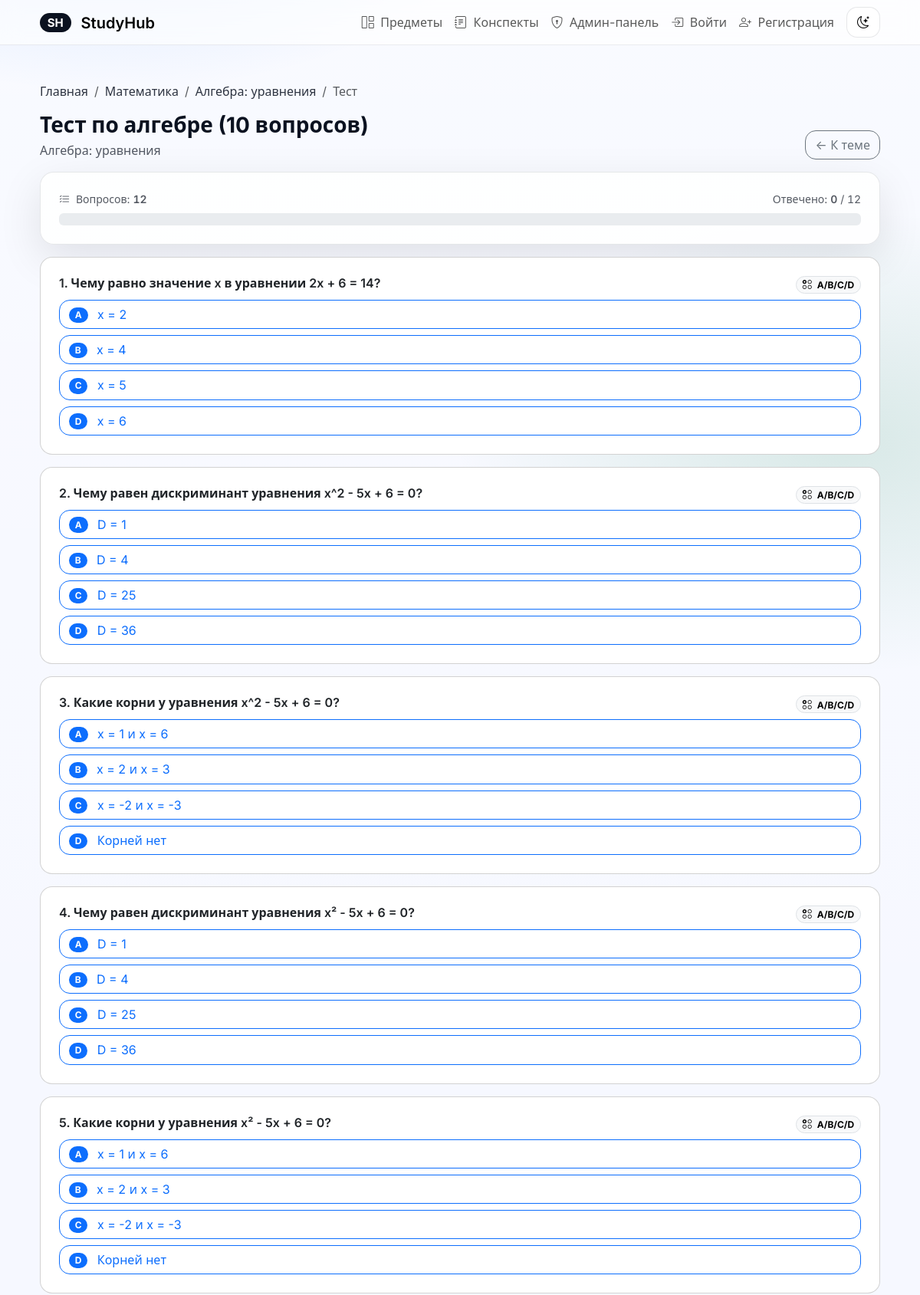
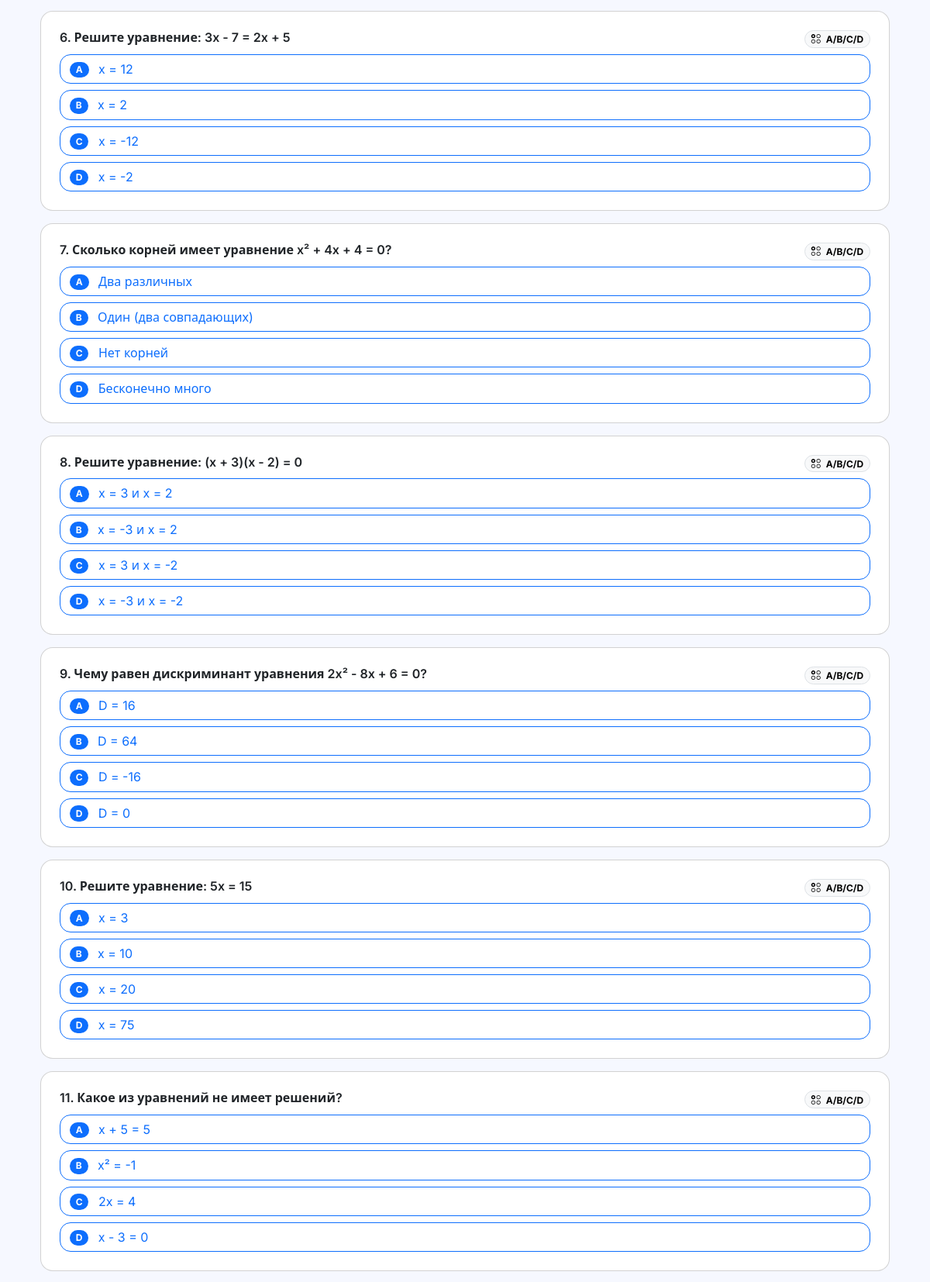
Page /test/1/ (upper part) on the committed database (2 pictures, top to bottom).
### core/models.py (models this page shows, shortened)
class Test(models.Model):
    topic = models.ForeignKey(Topic, on_delete=models.CASCADE, related_name='tests')
    title = models.CharField(max_length=200)
    class Meta:
        constraints = [
            models.UniqueConstraint(fields=['topic'], name='unique_test_per_topic'),
        ]
        ordering = ['topic__subject__name', 'topic__name']
        verbose_name = 'Тест'
        verbose_name_plural = 'Тесты'

class Topic(models.Model):
    subject = models.ForeignKey(Subject, on_delete=models.CASCADE, related_name='topics')
    name = models.CharField(max_length=200)
    description = models.TextField(blank=True)
    class Meta:
        ordering = ['subject__name', 'name']
        verbose_name = 'Тема'
        verbose_name_plural = 'Темы'

class Subject(models.Model):
    name = models.CharField(max_length=200, verbose_name='Название')
    image = models.ImageField(upload_to='subjects/', blank=True, null=True, verbose_name='Изображение')
    description = models.TextField(blank=True, verbose_name='Описание')
    class Meta:
        ordering = ['name']
        verbose_name = 'Предмет'
        verbose_name_plural = 'Предметы'

class Question(models.Model):
    ANSWER_A = 'A'
    ANSWER_B = 'B'
    ANSWER_C = 'C'
    ANSWER_D = 'D'
    ANSWER_CHOICES = [
        (ANSWER_A, 'A'),
        (ANSWER_B, 'B'),
        (ANSWER_C, 'C'),
        (ANSWER_D, 'D'),
    ]
    test = models.ForeignKey(Test, on_delete=models.CASCADE, related_name='questions')
    text = models.TextField()
    option_a = models.CharField(max_length=255)
    option_b = models.CharField(max_length=255)
    option_c = models.CharField(max_length=255)
    option_d = models.CharField(max_length=255)
    correct_answer = models.CharField(max_length=1, choices=ANSWER_CHOICES)
    explanation = models.TextField(blank=True)
    class Meta:
        ordering = ['id']
        verbose_name = 'Вопрос'
        verbose_name_plural = 'Вопросы'

### core/views.py (the view, shortened to what this page needs)
# urls.py: path('test/<int:id>/', views.test_take, name='test_take'),
def test_take(request: HttpRequest, id: int) -> HttpResponse:
    test = get_object_or_404(
        Test.objects.select_related('topic', 'topic__subject').prefetch_related('questions'),
        pk=id,
    )
    questions = list(test.questions.all())
    return render(request, 'core/test_take.html', {'test': test, 'questions': questions})

### templates/core/test_take.html (shortened to what this page needs)
{% extends "base.html" %}
{% block content %}
  <nav aria-label="breadcrumb" class="mb-3">
    <ol class="breadcrumb mb-0">
      <li class="breadcrumb-item"><a href="{% url 'home' %}">Главная</a></li>
      <li class="breadcrumb-item"><a href="{% url 'subject_detail' test.topic.subject.id %}">{{ test.topic.subject.name }}</a></li>
      <li class="breadcrumb-item"><a href="{% url 'topic_detail' test.topic.id %}">{{ test.topic.name }}</a></li>
      <li class="breadcrumb-item active" aria-current="page">Тест</li>
    </ol>
  </nav>
  <div class="d-flex flex-wrap justify-content-between align-items-end gap-3 mb-3">
    <div>
      <h1 class="h3 fw-bold mb-1">{{ test.title }}</h1>
      <div class="sh-muted">{{ test.topic.name }}</div>
    </div>
    <a class="btn btn-outline-secondary" href="{% url 'topic_detail' test.topic.id %}">← К теме</a>
  </div>
  {% if questions %}
    <div class="sh-glass sh-card p-3 p-lg-4 mb-3" id="testMeta" data-total="{{ questions|length }}">
      <div class="d-flex flex-wrap justify-content-between align-items-center gap-2">
        <div class="small sh-muted">
          <i class="bi bi-list-check me-1"></i>
          Вопросов: <span class="fw-semibold sh-kbd">{{ questions|length }}</span>
        </div>
        <div class="small sh-muted">
          Отвечено: <span class="fw-semibold sh-kbd" id="answeredCount">0</span> / <span class="sh-kbd">{{ questions|length }}</span>
        </div>
      </div>
      <div class="progress mt-2" role="progressbar" aria-label="Answered progress">
      </div>
    </div>
    <form method="post" class="d-grid gap-3" id="testForm">
      {% for q in questions %}
        <div class="card sh-card rounded-4">
          <div class="card-body p-4 p-lg-4">
            <div class="d-flex justify-content-between align-items-start gap-3 mb-2">
              <h2 class="h6 fw-semibold mb-0">{{ forloop.counter }}. {{ q.text }}</h2>
              <span class="badge text-bg-light border">
                <i class="bi bi-ui-radios-grid me-1"></i> A/B/C/D
              </span>
            </div>
            <div class="d-grid gap-2">
              <label class="btn btn-outline-primary text-start" for="q{{ q.id }}_A">
                <span class="badge text-bg-primary me-2">A</span> {{ q.option_a }}
              </label>
              <label class="btn btn-outline-primary text-start" for="q{{ q.id }}_B">
                <span class="badge text-bg-primary me-2">B</span> {{ q.option_b }}
              </label>
              <label class="btn btn-outline-primary text-start" for="q{{ q.id }}_C">
                <span class="badge text-bg-primary me-2">C</span> {{ q.option_c }}
              </label>
              <label class="btn btn-outline-primary text-start" for="q{{ q.id }}_D">
                <span class="badge text-bg-primary me-2">D</span> {{ q.option_d }}
              </label>
            </div>
          </div>
        </div>
      {% endfor %}
    </form>
  {% else %}
    <div class="alert alert-warning sh-card rounded-4">
      В этом тесте пока нет вопросов. Добавьте их через <a href="/admin/">админку</a>.
    </div>
  {% endif %}
{% endblock %}

### templates/base.html (style rules this page uses)
:root { --sh-radius: 18px; --sh-radius-sm: 14px; --sh-border: rgba(15, 23, 42, 0.10); --sh-shadow: 0 18px 55px rgba(2, 6, 23, 0.10); --sh-shadow-soft: 0 10px 28px rgba(2, 6, 23, 0.08); --sh-text: #0b1220; --sh-muted: rgba(11, 18, 32, 0.70); --sh-bg: #f6f8ff; --sh-surface: rgba(255, 255, 255, 0.86); --sh-surface-2: rgba(255, 255, 255, 0.72); }
body { font-family: Inter, system-ui, -apple-system, Segoe UI, Roboto, Arial, sans-serif; color: var(--sh-text); background: radial-gradient(920px 520px at 12% -5%, rgba(13, 110, 253, 0.18), transparent 60%), radial-gradient(880px 520px at 92% 15%, rgba(25, 135, 84, 0.14), transparent 58%), radial-gradient(760px 520px at 42% 115%, rgba(111, 66, 193, 0.14), transparent 58%), linear-gradient(180deg, rgba(255, 255, 255, 0.30), transparent 40%), var(--sh-bg); }
.sh-glass { background: var(--sh-surface); border: 1px solid var(--sh-border); box-shadow: var(--sh-shadow); }
.sh-card { border-radius: var(--sh-radius); }
.sh-muted { color: var(--sh-muted); }
.btn { border-radius: 14px; box-shadow: 0 10px 28px rgba(2, 6, 23, 0.08); }
.btn-outline-secondary, .btn-outline-primary { box-shadow: none; }
.badge { border-radius: 999px; }
.sh-kbd { font-variant-numeric: tabular-nums; letter-spacing: -0.01em; }
.breadcrumb a { color: var(--sh-text); text-decoration: none; opacity: 0.85; }

### rows in the picture
Test: topic.subject.name "Математика", topic.name "Алгебра: уравнения", title "Тест по алгебре (10 вопросов)"
Question: text "Чему равно значение x в уравнении 2x + 6 = 14?", option_a "x = 2", option_b "x = 4", option_c "x = 5", option_d "x = 6"
Question: text "Чему равен дискриминант уравнения x^2 - 5x + 6 = 0?", option_a "D = 1", option_b "D = 4", option_c "D = 25", option_d "D = 36"
Question: text "Какие корни у уравнения x^2 - 5x + 6 = 0?", option_a "x = 1 и x = 6", option_b "x = 2 и x = 3", option_c "x = -2 и x = -3", option_d "Корней нет"
Question: text "Чему равен дискриминант уравнения x² - 5x + 6 = 0?", option_a "D = 1", option_b "D = 4", option_c "D = 25", option_d "D = 36"
Question: text "Какие корни у уравнения x² - 5x + 6 = 0?", option_a "x = 1 и x = 6", option_b "x = 2 и x = 3", option_c "x = -2 и x = -3", option_d "Корней нет"
Question: text "Решите уравнение: 3x - 7 = 2x + 5", option_a "x = 12", option_b "x = 2", option_c "x = -12", option_d "x = -2"
Question: text "Сколько корней имеет уравнение x² + 4x + 4 = 0?", option_a "Два различных", option_b "Один (два совпадающих)", option_c "Нет корней", option_d "Бесконечно много"
Question: text "Решите уравнение: (x + 3)(x - 2) = 0", option_a "x = 3 и x = 2", option_b "x = -3 и x = 2", option_c "x = 3 и x = -2", option_d "x = -3 и x = -2"
Question: text "Чему равен дискриминант уравнения 2x² - 8x + 6 = 0?", option_a "D = 16", option_b "D = 64", option_c "D = -16", option_d "D = 0"
Question: text "Решите уравнение: 5x = 15", option_a "x = 3", option_b "x = 10", option_c "x = 20", option_d "x = 75"
Question: text "Какое из уравнений не имеет решений?", option_a "x + 5 = 5", option_b "x² = -1", option_c "2x = 4", option_d "x - 3 = 0"

### other values in the picture
{{ questions|length }} "12"
